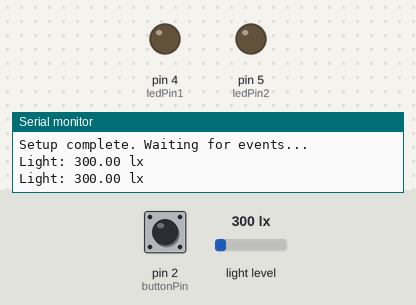
A sketch run on a simulated Arduino Uno, built with avr-gcc and run on an emulated ATmega328P. Parts: output pins drawn as LEDs (lit = HIGH), the last lines printed to the serial monitor. The test bench sets the inputs (shaded band); at power-on: pin 2 (buttonPin) HIGH, light level 300 lx.

Above: at 2.8 s.
2.9 s: pin 2 (buttonPin) pulled LOW for 1.3 s
At 3.5 s:
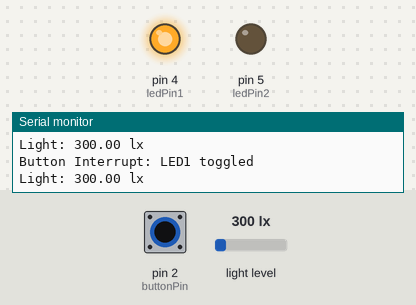
5.7 s: pin 2 (buttonPin) pulled LOW for 3.2 s
At 6.9 s:
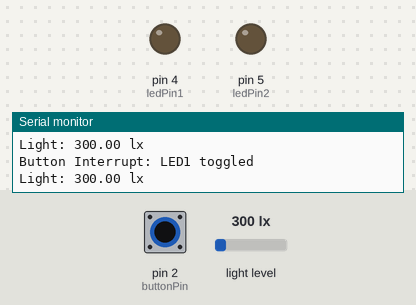
Timing chart, 0 to 8.7 s (numbered marks = the images above; inputs shaded):
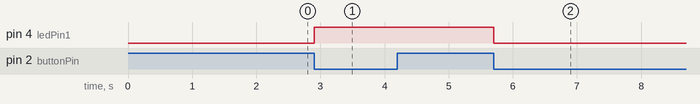

Measured:
- after the input at 2.9 s, pin 4 (ledPin1): LOW → HIGH at once
- after the input at 5.7 s, pin 4 (ledPin1): HIGH → LOW at once

The sketch:

task_4.2.ino
```cpp
#include <Wire.h>
#include <BH1750.h>

const int buttonPin = 2;     // External interrupt pin
const int ledPin1 = 4;       // LED toggled by button
const int ledPin2 = 5;       // LED toggled by BH1750

volatile bool led1State = false;
bool led2State = false;
bool lastLed2State = false;  // Track previous state for logging

BH1750 lightMeter;

unsigned long previousMillis = 0;
const long interval = 1000; // Check light every 1000ms
int lightThreshold = 15;    // lux threshold (adjust as needed)

void setup() {
  Serial.begin(9600);
  pinMode(buttonPin, INPUT_PULLUP); // Button with internal pull-up
  pinMode(ledPin1, OUTPUT);
  pinMode(ledPin2, OUTPUT);

  Wire.begin();
  lightMeter.begin();

  attachInterrupt(digitalPinToInterrupt(buttonPin), handleButtonInterrupt, FALLING);
  Serial.println("Setup complete. Waiting for events...");
}

void loop() {
  unsigned long currentMillis = millis();

  if (currentMillis - previousMillis >= interval) {
    previousMillis = currentMillis;

    float lux = lightMeter.readLightLevel();

    Serial.print("Light: ");
    Serial.print(lux);
    Serial.println(" lx");

    // Decide whether LED2 should be ON or OFF
    if (lux < lightThreshold) {
      led2State = true;
    } else {
      led2State = false;
    }

    // Only print when the state actually changes
    if (led2State != lastLed2State) {
      digitalWrite(ledPin2, led2State);
      Serial.println("Sensor Interrupt: LED2 toggled");
      lastLed2State = led2State; // update the last known state
    } else {
      digitalWrite(ledPin2, led2State); // still ensure LED state is correct
    }
  }
}

// Debounce logic for the button interrupt
unsigned long lastDebounceTime = 0;
const unsigned long debounceDelay = 200;

void handleButtonInterrupt() {
  unsigned long currentTime = millis();
  if (currentTime - lastDebounceTime > debounceDelay) {
    led1State = !led1State;
    digitalWrite(ledPin1, led1State);
    Serial.println("Button Interrupt: LED1 toggled");
    lastDebounceTime = currentTime;
  }
}
```
